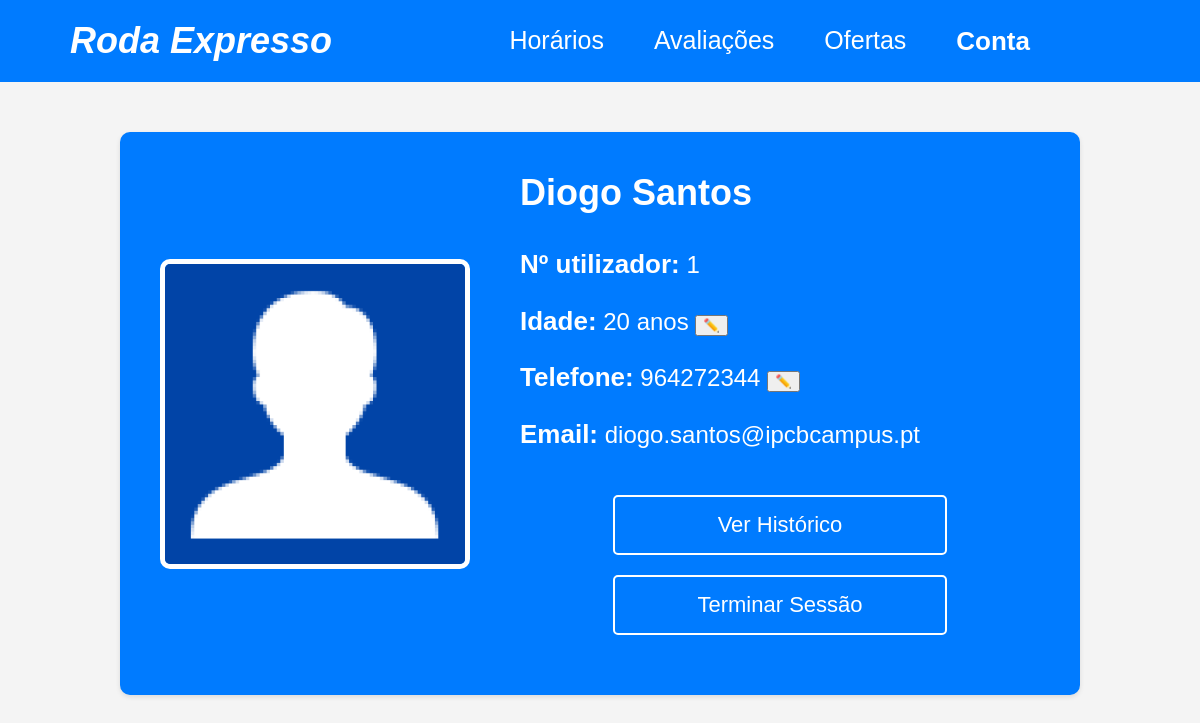
/pages/aluno/conta/conta.php (signed in), run on the app's committed database.
### tables this page shows
CREATE TABLE `utilizador` (
  `id_utilizador` int(11) NOT NULL,
  `nome_utilizador` varchar(255) NOT NULL,
  `email` varchar(255) NOT NULL,
  `password` varchar(255) NOT NULL,
  `data_registo` timestamp NOT NULL DEFAULT current_timestamp(),
  `tipo_utilizador` int(11) NOT NULL,
  `idade` int(11) DEFAULT NULL,
  `telefone` varchar(20) DEFAULT NULL
);

### pages/aluno/conta/conta.php (the view, shortened to what this page needs)
<?php
    $user_id = $_SESSION['user_id'];
    $sql = "SELECT nome_utilizador, idade, telefone, email FROM Utilizador WHERE id_utilizador = $user_id";
    $resultado = mysqli_query($conn, $sql);
    $dados = mysqli_fetch_assoc($resultado);
    $nome = $dados['nome_utilizador'];
    $idade = $dados['idade'] ?? '??';
    $telefone = $dados['telefone'] ?? 'Não definido';
    $email = $dados['email'];
?>
<!DOCTYPE html>
<html lang="pt-PT">
<head>
</head>
<body>
    <div class="header">
        <a href="../PgInicialAluno.php" style="text-decoration: none; color: white;">
            <h1>Roda Expresso</h1>
        </a>
        <div class="menu">
            <a href="../horarios.php">Horários</a>
            <a href="../avaliacoes/avaliacoes.php">Avaliações</a>
            <a href="../ofertas/ofertas.php">Ofertas</a>
            <a href="conta.php" class="negrito">Conta</a>
        </div>
    </div>
    <div class="container">
        <div class="conta-container">
            <img src="../../../images/homem.png" alt="Foto do Utilizador" class="foto-perfil">
            <div class="info-utilizador">
                <h2><?php echo htmlspecialchars($nome); ?></h2>
                <div class="detalhes-utilizador">
                    <p><span class="negrito">Nº utilizador:</span> <?php echo $user_id; ?></p>
                    <form method="POST" style="display:inline;">
                        <p>
                            <span class="negrito">Idade:</span>
                            <span id="idade_texto"><?php echo $idade ? $idade . ' anos' : 'Não definida'; ?></span>
                            <button type="button" onclick="editarCampo('idade')" id="btn_editar_idade">✏️</button>
                        </p>
                    </form>
                    <form method="POST" style="display:inline;">
                        <p>
                            <span class="negrito">Telefone:</span>
                            <span id="telefone_texto"><?php echo htmlspecialchars($telefone); ?></span>
                            <button type="button" onclick="editarCampo('telefone')" id="btn_editar_telefone">✏️</button>
                        </p>
                    </form>
                    <p><span class="negrito">Email:</span> <?php echo htmlspecialchars($email); ?></p>
                </div>
                <a href="historico.php" class="botao-historico">Ver Histórico</a>
                <a href="../../logout.php" class="botao-logout">Terminar Sessão</a>
            </div>
        </div>
    </div>
</body>
</html>

### pages/aluno/conta/conta.php (style rules this page uses)
body { font-family: Arial, sans-serif; margin: 0; padding: 0; background-color: #f4f4f4; }
.header { background-color: #007bff; color: white; padding: 20px; display: flex; justify-content: space-between; align-items: center; }
.header h1 { margin: 0; padding-left: 50px; font-weight: bold; font-style: italic; font-size: 36px; }
.menu { display: flex; gap: 50px; padding-right: 150px; font-size: 25px; }
.menu a { text-decoration: none; color: white; }
.negrito { font-weight: bold; font-size: 26px; }
.container { width: 80%; margin: auto; margin-top: 50px; }
.conta-container { background-color: #007bff; padding: 40px; border-radius: 10px; margin-bottom: 20px; box-shadow: 0 2px 5px rgba(0, 0, 0, 0.1); display: flex; align-items: center; gap: 50px; }
.foto-perfil { width: 300px; height: 300px; object-fit: cover; border: 5px solid white; border-radius: 10px; }
.info-utilizador { flex-grow: 1; color: white; }
.info-utilizador h2 { font-size: 36px; margin-top: 0; margin-bottom: 30px; }
.detalhes-utilizador { font-size: 24px; line-height: 1.6; }
.detalhes-utilizador p { margin: 15px 0; }
.botao-historico { display: block; width: 300px; padding: 15px; margin: 40px auto 0; border: 2px solid white; color: white; background-color: transparent; font-size: 22px; cursor: pointer; border-radius: 5px; text-align: center; text-decoration: none; }
.botao-logout { display: block; width: 300px; padding: 15px; margin: 20px auto; border: 2px solid white; color: white; background-color: transparent; font-size: 22px; cursor: pointer; border-radius: 5px; text-align: center; text-decoration: none; }

### data on the page
utilizador: nome_utilizador "Diogo Santos", idade "20", telefone "964272344", email "diogo.santos@ipcbcampus.pt"

### other printed values
$user_id "1"
